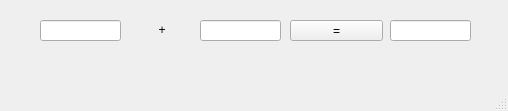
<?xml version="1.0" encoding="UTF-8"?>
<ui version="4.0">
 <class>MainWindow</class>
 <widget class="QMainWindow" name="MainWindow">
  <property name="geometry">
   <rect>
    <x>0</x>
    <y>0</y>
    <width>508</width>
    <height>111</height>
   </rect>
  </property>
  <property name="windowTitle">
   <string>MainWindow</string>
  </property>
  <widget class="QWidget" name="centralwidget">
   <widget class="QPushButton" name="pb">
    <property name="geometry">
     <rect>
      <x>290</x>
      <y>20</y>
      <width>93</width>
      <height>21</height>
     </rect>
    </property>
    <property name="text">
     <string>=</string>
    </property>
   </widget>
   <widget class="QLineEdit" name="lt1">
    <property name="geometry">
     <rect>
      <x>40</x>
      <y>20</y>
      <width>81</width>
      <height>21</height>
     </rect>
    </property>
    <property name="text">
     <string/>
    </property>
   </widget>
   <widget class="QLineEdit" name="lt2">
    <property name="geometry">
     <rect>
      <x>200</x>
      <y>20</y>
      <width>81</width>
      <height>21</height>
     </rect>
    </property>
    <property name="text">
     <string/>
    </property>
   </widget>
   <widget class="QLineEdit" name="lt3">
    <property name="geometry">
     <rect>
      <x>390</x>
      <y>20</y>
      <width>81</width>
      <height>21</height>
     </rect>
    </property>
    <property name="text">
     <string/>
    </property>
   </widget>
   <widget class="QLabel" name="lb">
    <property name="geometry">
     <rect>
      <x>130</x>
      <y>20</y>
      <width>64</width>
      <height>20</height>
     </rect>
    </property>
    <property name="text">
     <string>+</string>
    </property>
    <property name="alignment">
     <set>Qt::AlignCenter</set>
    </property>
   </widget>
  </widget>
  <widget class="QMenuBar" name="menubar">
   <property name="geometry">
    <rect>
     <x>0</x>
     <y>0</y>
     <width>508</width>
     <height>26</height>
    </rect>
   </property>
  </widget>
  <widget class="QStatusBar" name="statusbar"/>
 </widget>
 <resources/>
 <connections/>
</ui>
